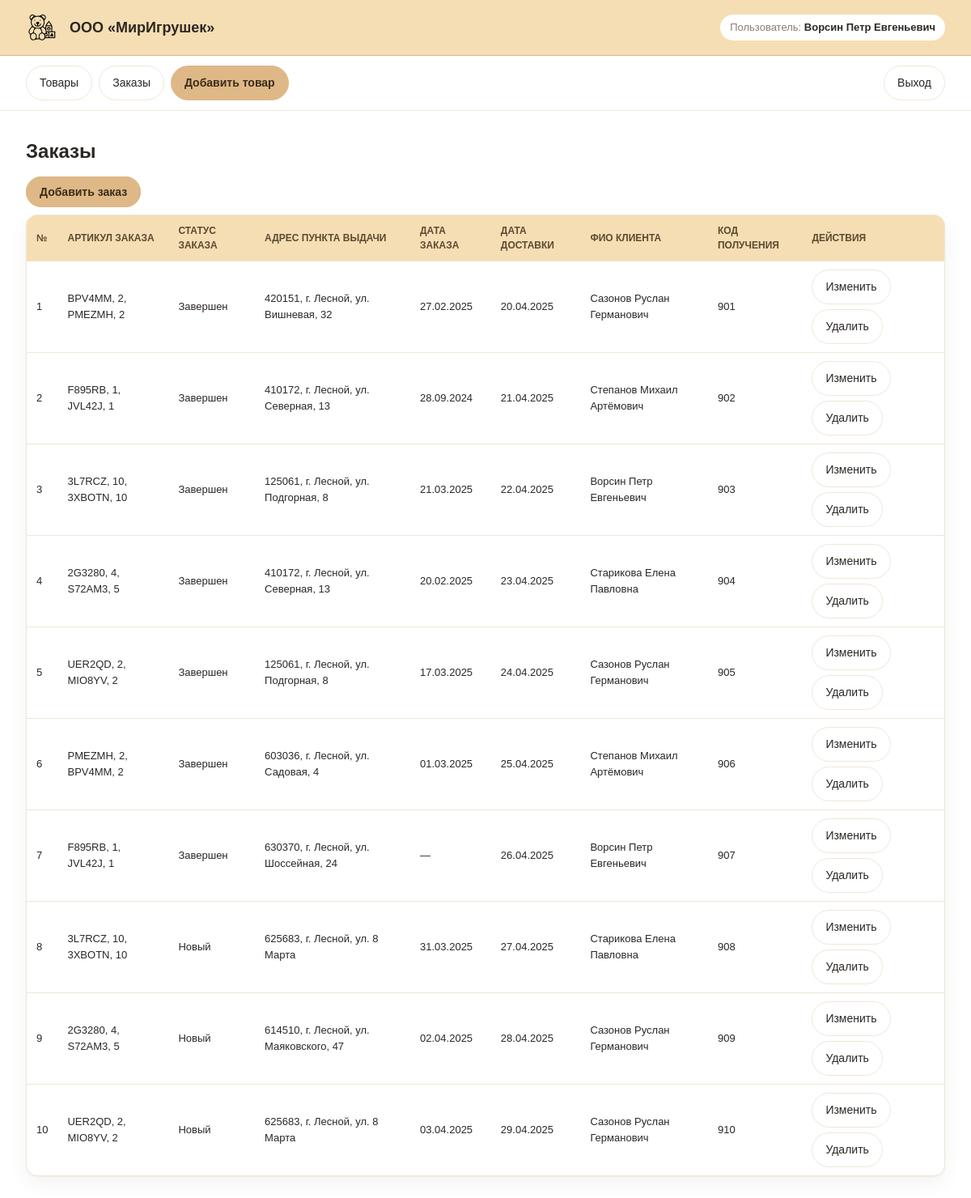
The app's page /pages/orders.php (signed in) with its own data.
### tables this page shows
CREATE TABLE Orders (
    id INT AUTO_INCREMENT PRIMARY KEY,
    order_date DATE NULL,
    delivery_date DATE NULL,
    pickup_point_id INT NULL,
    client_user_id INT NULL,
    receive_code VARCHAR(20),
    status_id INT NOT NULL,
    CONSTRAINT fk_ord_point FOREIGN KEY (pickup_point_id) REFERENCES PickupPoints(id),
    CONSTRAINT fk_ord_client FOREIGN KEY (client_user_id) REFERENCES Users(id),
    CONSTRAINT fk_ord_status FOREIGN KEY (status_id) REFERENCES OrderStatuses(id)
);

CREATE TABLE OrderStatuses (
    id INT AUTO_INCREMENT PRIMARY KEY,
    name VARCHAR(50) NOT NULL UNIQUE
);

CREATE TABLE PickupPoints (
    id INT AUTO_INCREMENT PRIMARY KEY,
    address VARCHAR(255) NOT NULL
);

CREATE TABLE Users (
    id INT AUTO_INCREMENT PRIMARY KEY,
    role_id INT NOT NULL,
    full_name VARCHAR(200) NOT NULL,
    login VARCHAR(150) NOT NULL UNIQUE,
    password VARCHAR(150) NOT NULL,
    CONSTRAINT fk_users_role FOREIGN KEY (role_id) REFERENCES Roles(id)
);

### web/db.php (called while the page is built)
<?php
function db(): PDO
{
    static $pdo = null;
    if ($pdo === null) {
        $pdo = new PDO(
            'mysql:host=127.0.0.1;dbname=mirigrushek;charset=utf8mb4',
            'root',
            '123',
            [
                PDO::ATTR_ERRMODE => PDO::ERRMODE_EXCEPTION,
                PDO::ATTR_DEFAULT_FETCH_MODE => PDO::FETCH_ASSOC,
                PDO::ATTR_EMULATE_PREPARES => false,
            ]
        );
    }
    return $pdo;
}

### web/pages/orders.php (the view, shortened to what this page needs)
<?php
require_once __DIR__ . '/../common.php';
$orders = db()->query(
    "SELECT o.id, o.order_date, o.delivery_date, o.receive_code,
            pp.address AS pickup,
            cu.full_name AS client,
            os.name AS status,
            GROUP_CONCAT(CONCAT(oi.product_article, ', ', oi.quantity) SEPARATOR ', ') AS items
     FROM Orders o
     LEFT JOIN PickupPoints pp ON pp.id = o.pickup_point_id
     LEFT JOIN Users cu ON cu.id = o.client_user_id
     JOIN OrderStatuses os ON os.id = o.status_id
     LEFT JOIN OrderItems oi ON oi.order_id = o.id
     GROUP BY o.id
     ORDER BY o.id"
)->fetchAll();
?>
<?php if (is_admin()): ?>
    <p><a class="btn accent" href="index.php?page=order_edit">Добавить заказ</a></p>
<?php endif; ?>
<table>
    <thead>
        <tr>
            <th>№</th>
            <th>Артикул заказа</th>
            <th>Статус заказа</th>
            <th>Адрес пункта выдачи</th>
            <th>Дата заказа</th>
            <th>Дата доставки</th>
            <th>ФИО клиента</th>
            <th>Код получения</th>
            <?php if (is_admin()): ?><th>Действия</th><?php endif; ?>
        </tr>
    </thead>
    <tbody>
    <?php foreach ($orders as $o): ?>
        <tr class="<?= is_admin() ? 'clickable' : '' ?>"
            <?php if (is_admin()): ?>
            onclick="if(!event.target.closest('a,button'))location.href='index.php?page=order_edit&id=<?= (int)$o['id'] ?>'"
            <?php endif; ?>>
            <td><?= (int)$o['id'] ?></td>
            <td><?= htmlspecialchars($o['items'] ?? '') ?></td>
            <td><?= htmlspecialchars($o['status']) ?></td>
            <td><?= htmlspecialchars($o['pickup'] ?? '') ?></td>
            <td><?= $o['order_date'] ? htmlspecialchars(date('d.m.Y', strtotime($o['order_date']))) : '—' ?></td>
            <td><?= $o['delivery_date'] ? htmlspecialchars(date('d.m.Y', strtotime($o['delivery_date']))) : '—' ?></td>
            <td><?= htmlspecialchars($o['client'] ?? '') ?></td>
            <td><?= htmlspecialchars($o['receive_code'] ?? '') ?></td>
            <?php if (is_admin()): ?>
            <td class="actions" onclick="event.stopPropagation()">
                <a class="btn" href="index.php?page=order_edit&id=<?= (int)$o['id'] ?>">Изменить</a>
                <a class="btn" href="index.php?page=order_delete&id=<?= (int)$o['id'] ?>"
                   onclick="return confirm('Удалить заказ №<?= (int)$o['id'] ?>?')">Удалить</a>
            </td>
            <?php endif; ?>
        </tr>
    <?php endforeach; ?>
    </tbody>
</table>

### web/assets/style.css (style rules this page uses)
:root { --bg: #FFFFFF; --secondary: #F5DEB3; --accent: #DEB887; --sale: #2E8B57; --oos: #D6ECFF; --ink: #2c2723; --muted: #8a7f72; --line: #efe7d8; --radius: 14px; --radius-sm: 10px; --shadow: 0 1px 2px rgba(60, 45, 20, .05), 0 8px 24px rgba(60, 45, 20, .06); }
* { box-sizing: border-box; }
body { margin: 0; font-family: Arial, Helvetica, sans-serif; background: var(--bg); color: var(--ink); line-height: 1.5; }
a.btn, button.btn { font-family: inherit; font-size: 14px; text-decoration: none; color: var(--ink); background: #fff; border: 1px solid var(--line); padding: 10px 16px; border-radius: 999px; cursor: pointer; }
a.btn.accent, button.btn.accent { background: var(--accent); border-color: var(--accent); color: #3a2c16; font-weight: 700; }
table { border-collapse: separate; border-spacing: 0; width: 100%; background: #fff; border: 1px solid var(--line); border-radius: var(--radius); overflow: hidden; box-shadow: var(--shadow); }
th, td { padding: 10px 12px; text-align: left; font-size: 13px; border-bottom: 1px solid var(--line); vertical-align: middle; }
th { background: var(--secondary); color: #5b4a31; font-weight: 700; font-size: 12px; text-transform: uppercase; }
tr:last-child td { border-bottom: 0; }
tr.clickable { cursor: pointer; }
.actions { display: flex; gap: 6px; flex-wrap: wrap; }

### records on screen
orders: id "1", items "BPV4MM, 2, PMEZMH, 2", status.name "Завершен", pickup_point.address "420151, г. Лесной, ул. Вишневая, 32", order_date "27.02.2025", delivery_date "20.04.2025", client_user.full_name "Сазонов Руслан Германович", receive_code "901"
orders: id "2", items "F895RB, 1, JVL42J, 1", status.name "Завершен", pickup_point.address "410172, г. Лесной, ул. Северная, 13", order_date "28.09.2024", delivery_date "21.04.2025", client_user.full_name "Степанов Михаил Артёмович", receive_code "902"
orders: id "3", items "3L7RCZ, 10, 3XBOTN, 10", status.name "Завершен", pickup_point.address "125061, г. Лесной, ул. Подгорная, 8", order_date "21.03.2025", delivery_date "22.04.2025", client_user.full_name "Ворсин Петр Евгеньевич", receive_code "903"
orders: id "4", items "2G3280, 4, S72AM3, 5", status.name "Завершен", pickup_point.address "410172, г. Лесной, ул. Северная, 13", order_date "20.02.2025", delivery_date "23.04.2025", client_user.full_name "Старикова Елена Павловна", receive_code "904"
orders: id "5", items "UER2QD, 2, MIO8YV, 2", status.name "Завершен", pickup_point.address "125061, г. Лесной, ул. Подгорная, 8", order_date "17.03.2025", delivery_date "24.04.2025", client_user.full_name "Сазонов Руслан Германович", receive_code "905"
orders: id "6", items "PMEZMH, 2, BPV4MM, 2", status.name "Завершен", pickup_point.address "603036, г. Лесной, ул. Садовая, 4", order_date "01.03.2025", delivery_date "25.04.2025", client_user.full_name "Степанов Михаил Артёмович", receive_code "906"
orders: id "7", items "F895RB, 1, JVL42J, 1", status.name "Завершен", pickup_point.address "630370, г. Лесной, ул. Шоссейная, 24", delivery_date "26.04.2025", client_user.full_name "Ворсин Петр Евгеньевич", receive_code "907"
orders: id "8", items "3L7RCZ, 10, 3XBOTN, 10", status.name "Новый", pickup_point.address "625683, г. Лесной, ул. 8 Марта", order_date "31.03.2025", delivery_date "27.04.2025", client_user.full_name "Старикова Елена Павловна", receive_code "908"
orders: id "9", items "2G3280, 4, S72AM3, 5", status.name "Новый", pickup_point.address "614510, г. Лесной, ул. Маяковского, 47", order_date "02.04.2025", delivery_date "28.04.2025", client_user.full_name "Сазонов Руслан Германович", receive_code "909"
orders: id "10", items "UER2QD, 2, MIO8YV, 2", status.name "Новый", pickup_point.address "625683, г. Лесной, ул. 8 Марта", order_date "03.04.2025", delivery_date "29.04.2025", client_user.full_name "Сазонов Руслан Германович", receive_code "910"

### other values on screen
$displayName "Ворсин Петр Евгеньевич"
$title "Заказы"
